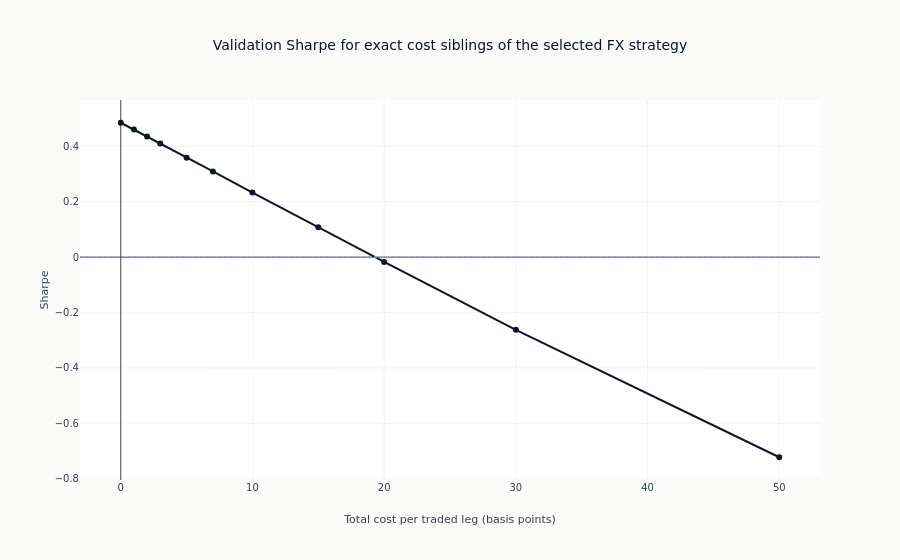

The cell this chart's notebook holds for it:
### Code cell
cost_figure = px.line(
    cost_evidence,
    x="total_cost_bps",
    y="sharpe",
    markers=True,
    title="Validation Sharpe for exact cost siblings of the selected FX strategy",
    labels={"total_cost_bps": "Total cost per traded leg (basis points)", "sharpe": "Sharpe"},
)
cost_figure.add_hline(y=0, line_dash="dot", line_color=COLORS["recede"])
cost_figure.show()

### Figure 1 — Plotly figure (JSON) as saved in the notebook; plotly's stock layout.template omitted (floating-point values rounded to 4 significant figures)
{"data": [{"hovertemplate": "Total cost per traded leg (basis points)=%{x}<br>Sharpe=%{y}<extra></extra>", "legendgroup": "", "line": {"color": "#0a1628", "dash": "solid"}, "marker": {"symbol": "circle"}, "mode": "lines+markers", "name": "", "orientation": "v", "showlegend": false, "type": "scatter", "x": [0.0, 1.0, 2.0, 3.0, 5.0, 7.0, 10.0, 15.0, 20.0, 30.0, 50.0], "xaxis": "x", "y": [0.4849, 0.4601, 0.435, 0.4097, 0.359, 0.3091, 0.233, 0.1075, -0.01733, -0.2621, -0.7221], "yaxis": "y"}], "layout": {"legend": {"tracegroupgap": 0}, "shapes": [{"line": {"color": "#94a3b8", "dash": "dot"}, "type": "line", "x0": 0, "x1": 1, "xref": "x domain", "y0": 0, "y1": 0, "yref": "y"}], "title": {"text": "Validation Sharpe for exact cost siblings of the selected FX strategy"}, "xaxis": {"anchor": "y", "domain": [0.0, 1.0], "title": {"text": "Total cost per traded leg (basis points)"}}, "yaxis": {"anchor": "x", "domain": [0.0, 1.0], "title": {"text": "Sharpe"}}}}
